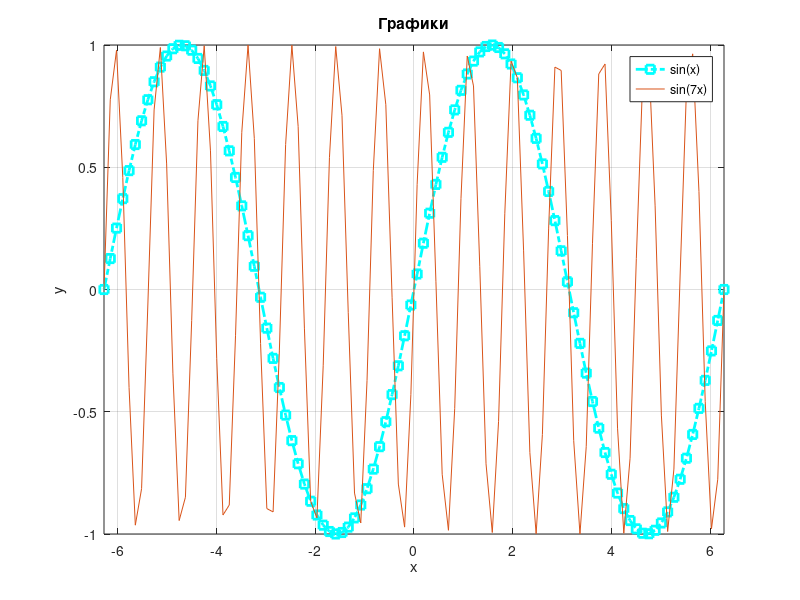

MATLAB code for this plot:
x = linspace(-2*pi, 2*pi);
y1 = sin(x);
y2 = sin(7*x);

plot(x, y1, 'LineWidth',2, 'Color','c', 'LineStyle','-.', 'Marker', 's');
hold on; 
plot(x, y2);
axis([ -2*pi, 2*pi, -1, 1]);
grid on; 
title("Графики");
xlabel("x");
ylabel("y");
legend('sin(x)', 'sin(7x)');
